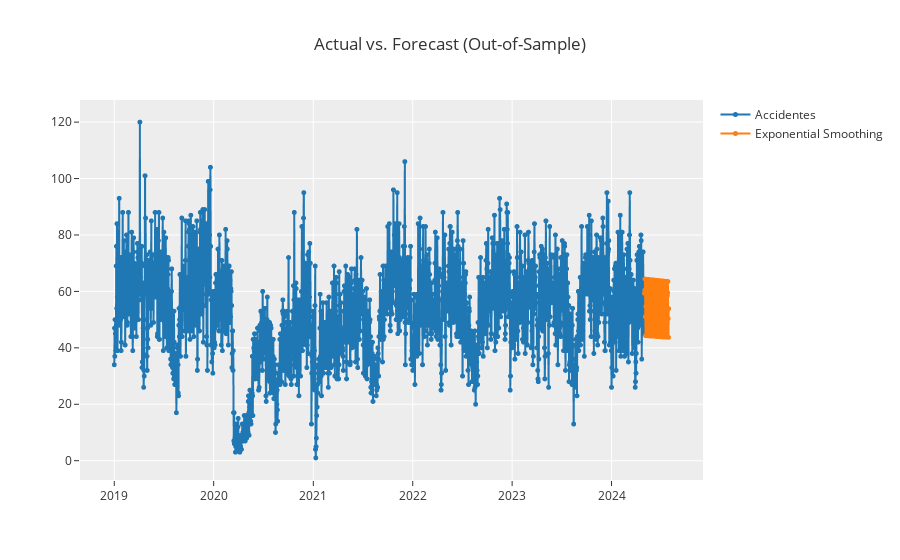

Notebook code cell kept with this figure:
### Markdown cell above
#### Evaluar el modelo

### Code cell
plot_model(trained_model, plot='forecast', data_kwargs={'fh': 90}) # fh: 90 días 'forecast': Esto indica que quieres visualizar las predicciones futuras del modelo.

### Figure 1 — Plotly figure (JSON) as saved in the notebook; plotly's stock layout.template omitted (floating-point values rounded to 4 significant figures; data arrays with more than 128 entries replaced by an {"elided": "..."} marker saying what was removed)
{"data": [{"line": {"color": "rgb(31, 119, 180)", "width": 2}, "marker": {"color": "rgb(31, 119, 180)", "size": 5}, "mode": "lines+markers", "name": "Accidentes", "type": "scattergl", "x": {"elided": "2037 str values"}, "xaxis": "x", "y": {"elided": "2037 int values"}, "yaxis": "y"}, {"line": {"color": "rgb(255, 127, 14)", "width": 2}, "marker": {"color": "rgb(255, 127, 14)", "size": 5}, "mode": "lines+markers", "name": "Exponential Smoothing", "type": "scattergl", "x": {"elided": "2037 str values"}, "xaxis": "x", "y": {"elided": "2037 float values"}, "yaxis": "y"}], "layout": {"showlegend": true, "title": {"text": "Actual vs. Forecast (Out-of-Sample)"}, "xaxis": {"anchor": "y", "domain": [0, 1]}, "yaxis": {"anchor": "x", "domain": [0, 1]}}}
